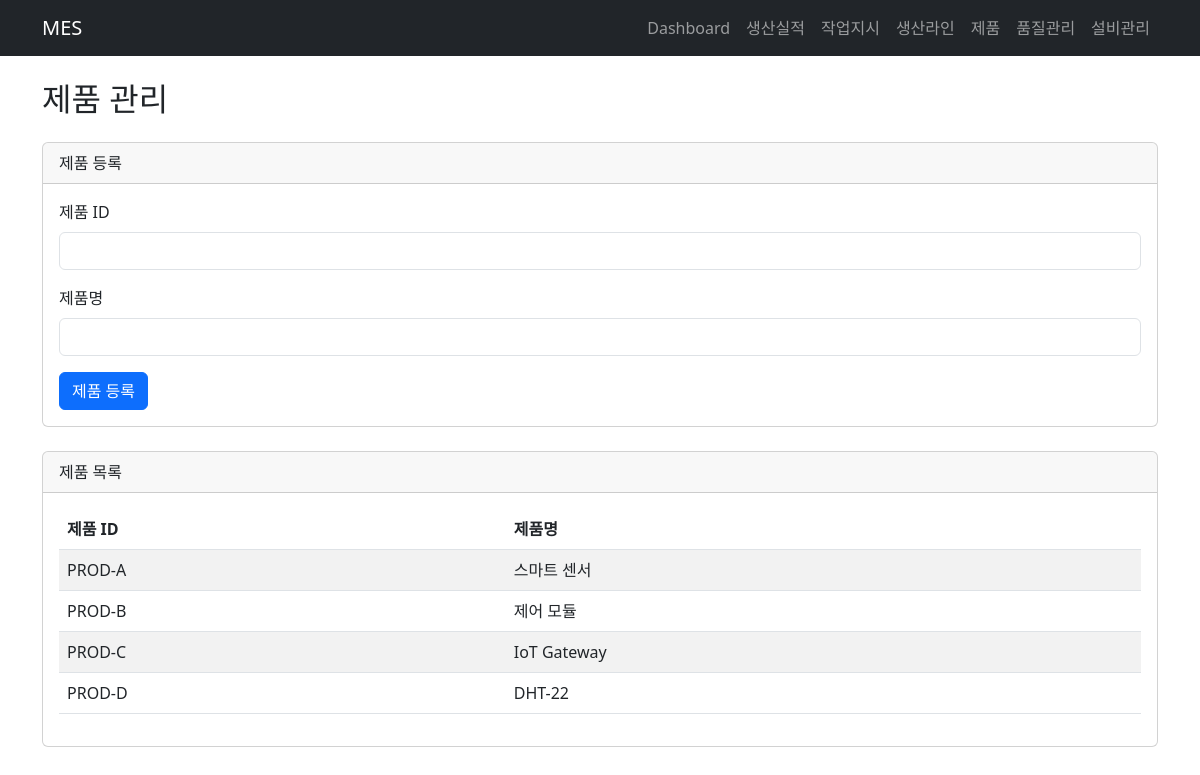
The page /products on the database as committed earlier.
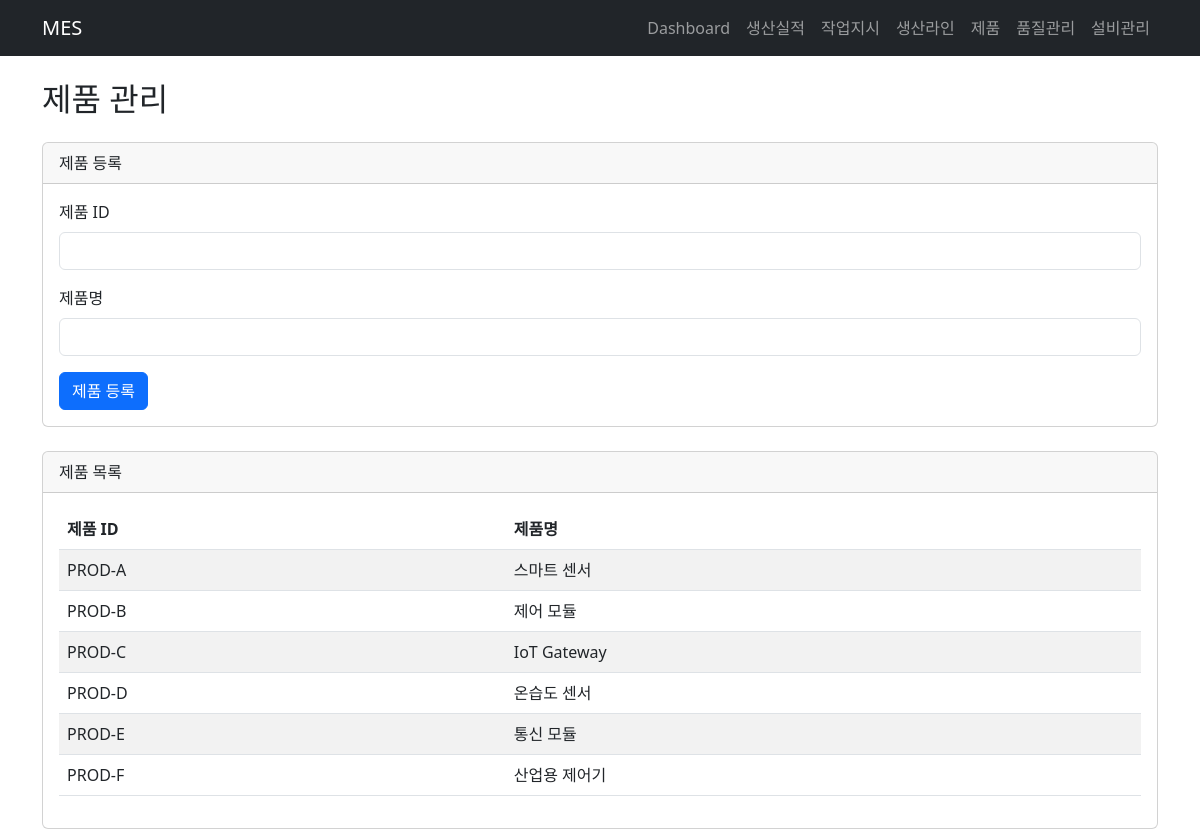
The same page on the database as committed later.
### tables this page shows
CREATE TABLE products (
    product_id      TEXT PRIMARY KEY,
    product_name    TEXT NOT NULL
);

### main.py (the view)
@app.get("/products", response_class=HTMLResponse)
def products_page(request: Request):
    result = service.list_products()
    return templates.TemplateResponse(
        request=request,
        name="products.html",
        context={
            "products": result
        }
    )

### templates/products.html (shortened to what this page needs)
{% extends "base.html" %}
{% block content %}
<h2 class="mb-4">제품 관리</h2>
<div class="card mb-4">
    <div class="card-header">제품 등록</div>
    <div class="card-body">
        <form method="post" action="/products">
            <div class="mb-3">
                <label class="form-label">제품 ID</label>
                <input type="text" name="product_id"
                       class="form-control" required>
            </div>
            <div class="mb-3">
                <label class="form-label">제품명</label>
                <input type="text" name="product_name"
                       class="form-control" required>
            </div>
            <button type="submit" class="btn btn-primary">
                제품 등록
            </button>
        </form>
    </div>
</div>
<div class="card">
    <div class="card-header">제품 목록</div>
    <div class="card-body">
        <table class="table table-striped">
            <thead>
                <tr>
                    <th>제품 ID</th>
                    <th>제품명</th>
                </tr>
            </thead>
            <tbody>
                {% for product in products %}
                <tr>
                    <td>{{ product.product_id }}</td>
                    <td>{{ product.product_name }}</td>
                </tr>
                {% endfor %}
            </tbody>
        </table>
    </div>
</div>
{% endblock %}

Rows that differ between the two databases and show on the page:
changed products "PROD-D": product_name "DHT-22" → "온습도 센서"
added products: product_id "PROD-E", product_name "통신 모듈"
added products: product_id "PROD-F", product_name "산업용 제어기"
